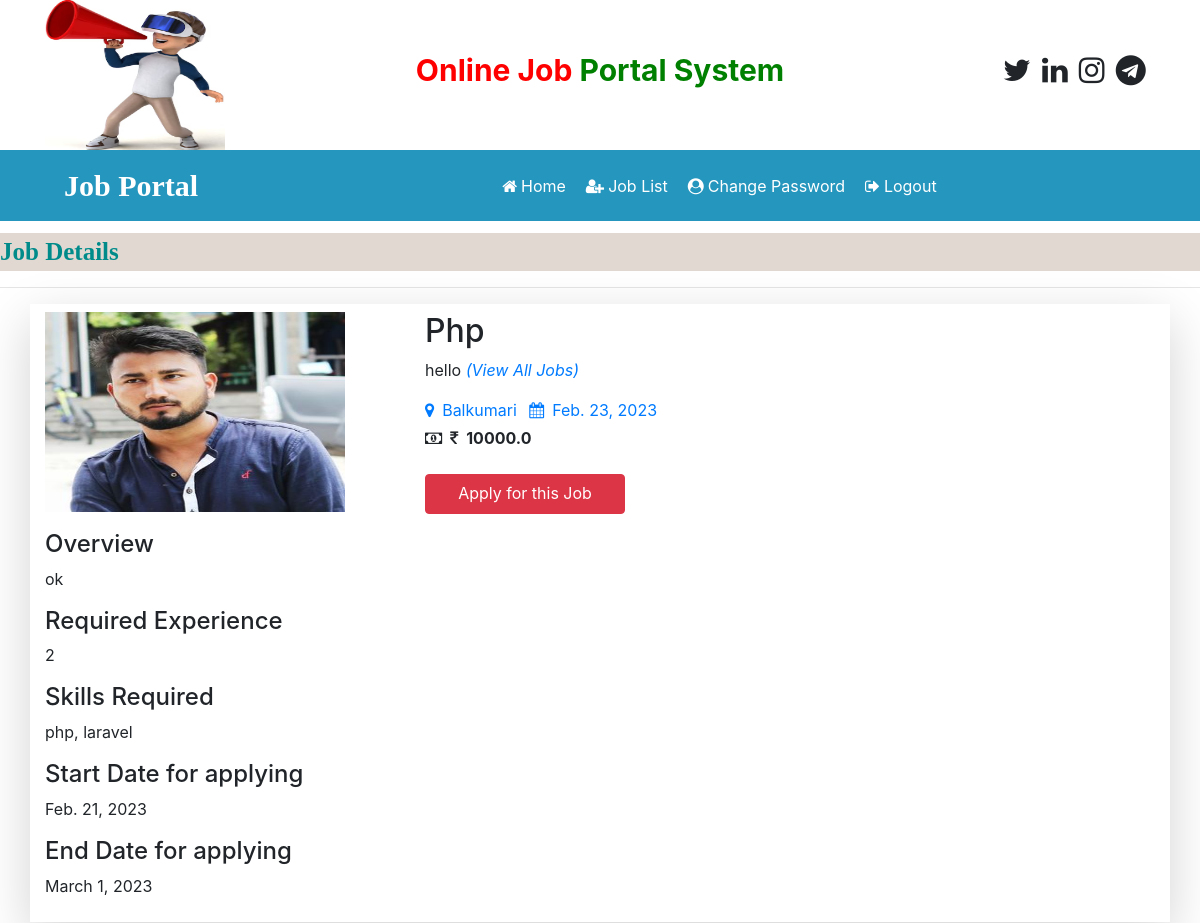
The app's page /job_detail/2 with its own data.
### job/models.py (models this page shows, shortened)
class Job(models.Model):
    recruiter = models.ForeignKey(Recruiter, on_delete=models.CASCADE)
    start_date = models.DateField()
    end_date = models.DateField()
    title = models.CharField(max_length=100)
    salary = models.FloatField(max_length=20)
    image = models.FileField()
    description = models.CharField(max_length=500)
    experience = models.CharField(max_length=50)
    location = models.CharField(max_length=20)
    skills = models.CharField(max_length=200)
    creationdate = models.DateField()

class Recruiter(models.Model):
    user = models.ForeignKey(User, on_delete=models.CASCADE)
    mobile = models.CharField(max_length=15,null=True)
    image = models.FileField(null=True)
    gender = models.CharField(max_length=15,null=True)
    company = models.CharField(max_length=100,null=True)
    type = models.CharField(max_length=15,null=True)
    status = models.CharField(max_length=20,null=True)

### job/views.py (the view)
# urls.py: path('job_detail/<int:pid>',job_detail,name="job_detail"),
def job_detail(request,pid):
    job = Job.objects.get(id=pid)
    d ={'job':job}
    return render(request,'job_detail.html',d)

### job/templates/job_detail.html (shortened to what this page needs)
{% load static %}
{% block body %}
{% include 'user_navigation.html' %}
<marquee style="font-family: 'Monotype Corsiva'; font-size: 25px; color: darkcyan; background-color: #E1D9D1; font-weight:bold; margin-top: 1%">
    Job Details
</marquee>
<hr>
<div class="container shadow-lg py-2 mb-2">
    <div class="row">
        <div class="col-md-4">
            <img src="{{job.image.url}}" style="width:300px;height:200px">
        </div>
        <div class="col-md-6">
            <h2>{{job.title}}</h2>
            <p>{{job.recruiter.company}} <em><a href="{% url 'user_latestjobs' %}">(View All Jobs)</a></em></p>
            <a href="#" class="mr-2"><i class="fa fa-map-marker mr-2"></i>{{job.location}}</a>
            <a href="#"><i class="fa fa-calendar mr-2"></i>{{job.creationdate}}</a>
            <br>
            <strong><i class="fa fa-money mr-2 mt-2"></i><i class="fa fa-inr mr-2 mt-2"></i>{{job.salary}}</strong>
            <div class="mt-4">
            <a href="{% url 'applyforjob' job.id %}" class="btn btn-danger" style="width:200px; height:40px">Apply for this Job</a>
            </div>
        </div>
    </div>
    <div class="mt-3">
        <h4>Overview</h4>
        <p>{{job.description}}</p>
        <h4>Required Experience</h4>
        <p>{{job.experience}}</p>
        <h4>Skills Required</h4>
        <p>{{job.skills}}</p>
        <h4>Start Date for applying</h4>
        <p>{{job.start_date}}</p>
        <h4>End Date for applying</h4>
        <p>{{job.end_date}}</p>
    </div>
</div>
{% endblock %}

### records on screen
Job: image (picture), title "Php", recruiter.company "hello", location "Balkumari", creationdate "Feb. 23, 2023", salary "10000.0", description "ok", experience "2", skills "php, laravel", start_date "Feb. 21, 2023", end_date "March 1, 2023"
